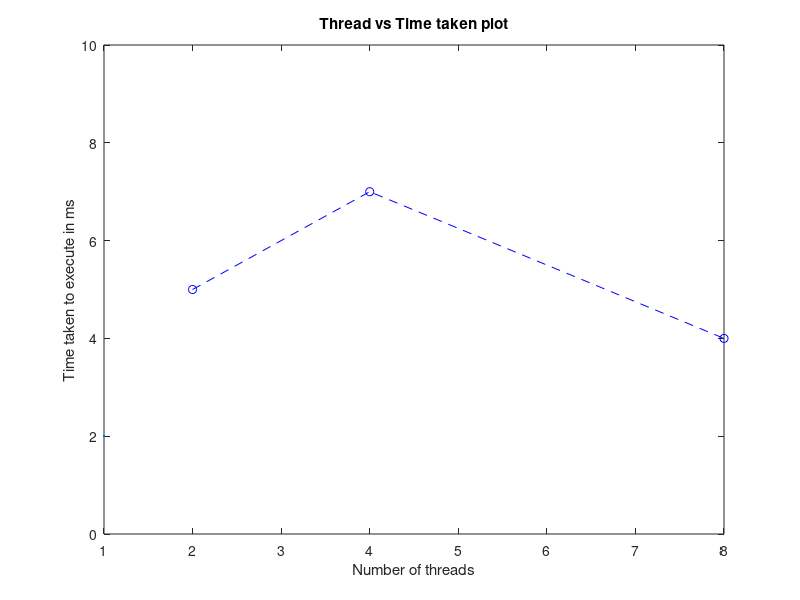

MATLAB code for this plot:
thread = [2 4 8];
time_taken = [4.99988 6.99997 3.99995];
figure
plot(thread,time_taken,'b--o',LineWidth=2)
ylim([0,10])
title("Thread vs Time taken plot")
xlabel("Number of threads")
ylabel("Time taken to execute in ms")